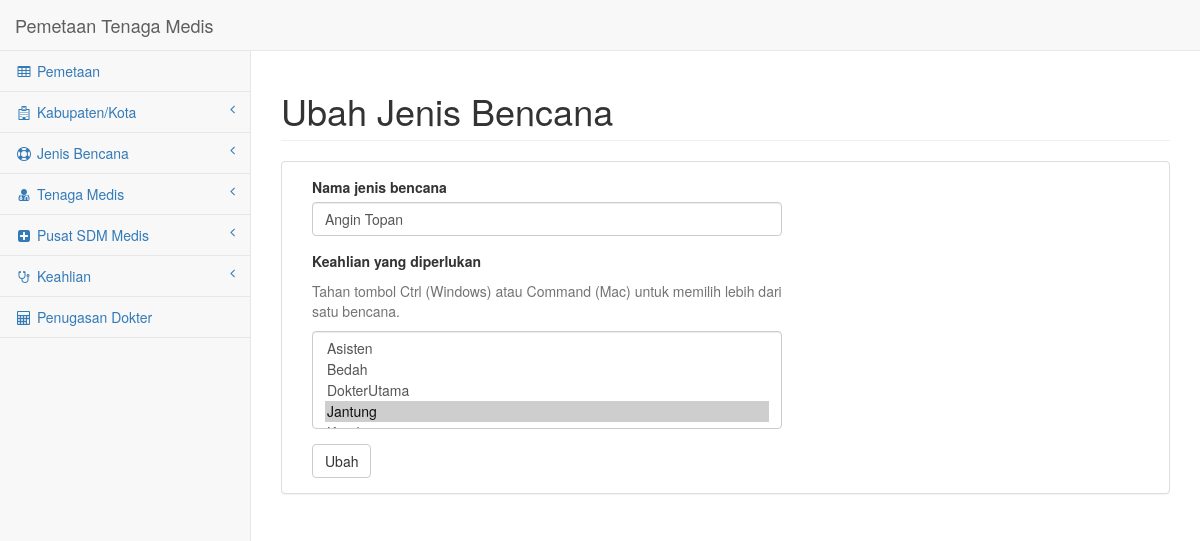
The page /index.php/main/ubah_bencana/1 on the database its author committed.
### tables this page shows
CREATE TABLE IF NOT EXISTS `bencana` (
  `id_bencana` int(10) NOT NULL,
  `nama_bencana` varchar(20) NOT NULL
);

CREATE TABLE IF NOT EXISTS `memerlukan` (
  `id_bencana` int(10) NOT NULL,
  `id_keahlian` int(10) NOT NULL
);

CREATE TABLE IF NOT EXISTS `keahlian` (
  `id_keahlian` int(10) NOT NULL,
  `nama_keahlian` varchar(20) NOT NULL
);

### application/controllers/Main.php (called while the page is built, shortened)
<?php
class Main extends CI_Controller
{
	public function ubah_bencana($id)
	{
		$this->load->model('keahlian_model');
		$data['keahlian'] = $this->keahlian_model->get();
		$this->load->model('bencana_model');
		$data['bencana'] = $this->bencana_model->getById($id);
		$data['memerlukan'] = $this->bencana_model->getMemerlukanById($id);
		$data['id_bencana'] = $id;
		$this->load->view('master/header');
		$this->load->view('bencana/ubah', $data);
		$this->load->view('master/footer');
	}
}

### index.php (called while the page is built, shortened)
<?php
require_once BASEPATH.'core/CodeIgniter.php';

### application/models/Bencana_model.php (called while the page is built, shortened)
<?php
class Bencana_model extends CI_Model
{
	public function getById($id)
	{
		$this->db->select('bencana.nama_bencana');
		$this->db->from('bencana');
		$this->db->where('bencana.id_bencana', $id);
		$query = $this->db->get()->row();
		return $query;
	}
	public function getMemerlukanById($id)
	{
		$this->db->select('memerlukan.id_keahlian');
		$this->db->from('memerlukan');
		$this->db->where('memerlukan.id_bencana', $id);
		$query = $this->db->get();
		return $query;
	}
}

### application/models/Keahlian_model.php (called while the page is built, shortened)
<?php
class Keahlian_model extends CI_Model
{
	public function get()
	{
		$this->db->select('keahlian.id_keahlian, keahlian.nama_keahlian');
		$this->db->from('keahlian');
		$this->db->order_by('keahlian.nama_keahlian', 'asc');
		$query = $this->db->get();
		return $query;
	}
}

### application/views/bencana/ubah.php (the view, shortened to what this page needs)
<div id="page-wrapper">
    <div class="row">
        <div class="col-lg-12">
            <h1 class="page-header">Ubah Jenis Bencana</h1>
        </div>
    </div>
    <div class="row">
        <div class="col-lg-12">
            <div class="panel panel-default">
                <div class="panel-body">
                    <form role="form" method="post" action="<?php echo site_url('main/do_ubah_bencana'); ?>">
                        <div class="col-lg-7">
                            <div class="form-group">
                                <label>Nama jenis bencana</label>
                                <input class="form-control" name="nama_bencana" value="<?=$bencana->nama_bencana?>" required>
                            </div>
                            <div class="form-group">
                                <label>Keahlian yang diperlukan</label>
                                <span id="helpBlock" class="help-block">
                                    Tahan tombol Ctrl (Windows) atau Command (Mac) untuk memilih lebih dari satu bencana.
                                </span>
                                <select class="form-control" name="keahlian[]" multiple required>
                                <?php
                                    foreach($keahlian->result() as $row)
                                    {
                                        $opt = FALSE;
                                        foreach($memerlukan->result() as $raw)
                                        {
                                            if($row->id_keahlian == $raw->id_keahlian)
                                            {
                                                $opt = TRUE;
                                            }
                                        }
                                        echo '<option value="'.$row->id_keahlian.'"';
                                        if($opt) echo ' selected ';
                                        echo '>'.$row->nama_keahlian.'</option>';
                                    }
                                ?>
                                </select>
                            </div>
                            <button type="submit" class="btn btn-default">Ubah</button>
                        </div>
                    </form>
                </div>
            </div>
        </div>
    </div>
</div>

### assets/css/sb-admin-2.css (style rules this page uses)
body { background-color: #f8f8f8; }
#page-wrapper { padding: 0 15px; min-height: 568px; background-color: #fff; }
@media (min-width:768px) { #page-wrapper { position: inherit; margin: 0 0 0 250px; padding: 0 30px; border-left: 1px solid #e7e7e7; } }

### rows shown on the page
bencana: nama_bencana "Angin Topan"
memerlukan: id_keahlian.nama_keahlian "Asisten / Bedah / DokterUtama / Jantung ☑"
